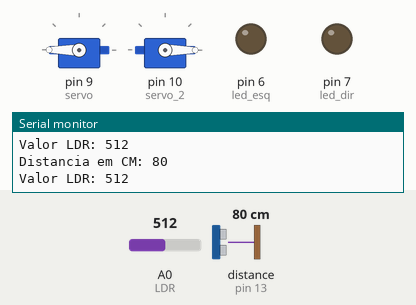
Recording of a sketch running on a simulated Arduino Uno, built with avr-gcc and run on an emulated ATmega328P. On the bench: 2 × servo, output pins drawn as LEDs (lit = HIGH), the last lines printed to the serial monitor. Wiring (inferred from the names in the program): ultrasonic range finder: trigger pin 12; echo pin 13. The test bench sets the inputs (shaded band); at power-on: distance to the obstacle (sensor on pin 13) 80 cm, A0 (LDR) = 512. The echo pulse lasts 58.3 µs per cm; pins used as bus, display or sensor lines are not drawn.

Above: at 1.2 s.
1.3 s: distance to the obstacle (sensor on pin 13) set to 24 cm
2.8 s: distance to the obstacle (sensor on pin 13) set to 19 cm
At 4.0 s:
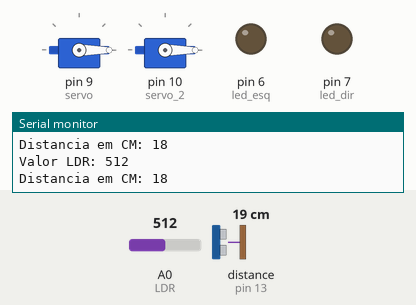
4.3 s: A0 (LDR) set to 266
5.8 s: A0 (LDR) set to 244
At 7.6 s:
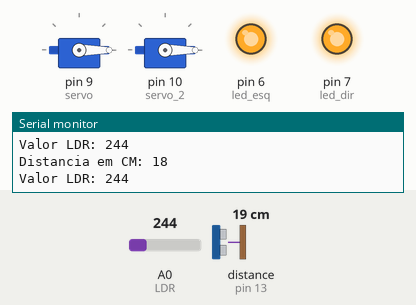
8.1 s: distance to the obstacle (sensor on pin 13) set to 35 cm
At 9.6 s:
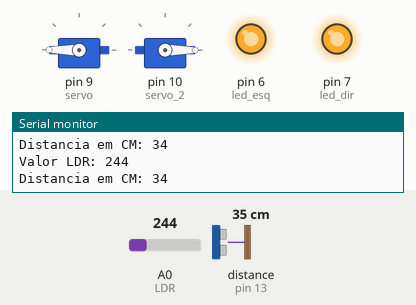
10.2 s: distance to the obstacle (sensor on pin 13) set to 2 cm
At 11.4 s:
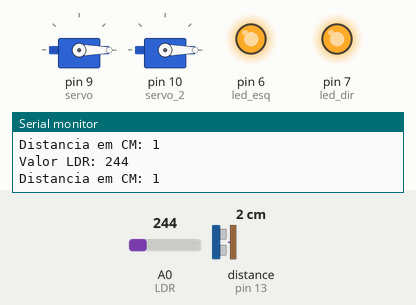
Timing chart, 0 to 12.7 s (numbered marks = the images above; inputs shaded):
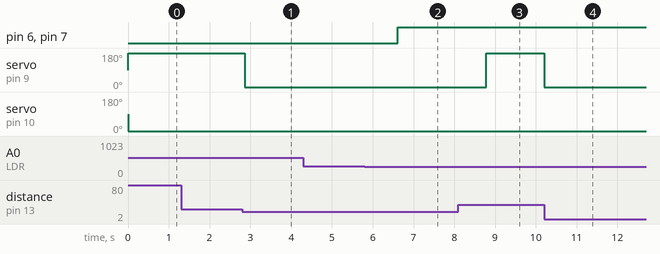

Measured:
- the behaviour switches between 22 and 21 cm on distance to the obstacle (sensor on pin 13) (found by bisection; images 0 and 1)
- the behaviour switches between 251 and 250 on A0 (LDR) (found by bisection; images 1 and 2)
- after the input at 2.8 s, servo on pin 9 (servo): 180° → 0° after 0.06 s
- after the input at 5.8 s, pin 6 (led_esq), pin 7 (led_dir): LOW → HIGH after 0.81 s
- after the input at 8.1 s, servo on pin 9 (servo): 0° → 180° after 0.69 s
- after the input at 10.2 s, servo on pin 9 (servo): 180° → 0° at once

The sketch:

Robot.ino
```cpp
#include <Servo.h>

Servo servo, servo_2;

#define echoPin 13 //Pino 13 recebe o pulso do echo
#define trigPin 12 //Pino 12 envia o pulso para gerar o echo

int LDR=A0;
int led_dir=7;
int led_esq=6;

void setup()
{
   Serial.begin(9600); //inicia a porta serial
   pinMode(echoPin, INPUT); // define o pino 13 como entrada (recebe)
   pinMode(trigPin, OUTPUT); // define o pino 12 como saida (envia)

   servo.attach(9);
   servo_2.attach(10);

   pinMode(led_dir,OUTPUT);
   pinMode(led_esq,OUTPUT);
}

void loop()
{
  //seta o pino 12 com um pulso baixo "LOW" ou desligado ou ainda 0
    digitalWrite(trigPin, LOW);
  // delay de 2 microssegundos
    delayMicroseconds(2);
  //seta o pino 12 com pulso alto "HIGH" ou ligado ou ainda 1
    digitalWrite(trigPin, HIGH);
  //delay de 10 microssegundos
    delayMicroseconds(10);
  //seta o pino 12 com pulso baixo novamente
    digitalWrite(trigPin, LOW);
  //pulseInt lê o tempo entre a chamada e o pino entrar em high
    long duration = pulseIn(echoPin,HIGH);
  //Esse calculo é baseado em s = v . t, lembrando que o tempo vem dobrado
  //porque é o tempo de ida e volta do ultrassom
    long distancia = duration /29 / 2 ;

Serial.print("Distancia em CM: ");
Serial.println(distancia);

frente();

if(distancia<=20)
{
para();
vira();
para();
}

int sensor = analogRead(LDR);

  Serial.print("Valor LDR: ");
  Serial.println(sensor);

  if(sensor<=250)
  {
    digitalWrite(led_dir,HIGH);
    digitalWrite(led_esq,HIGH);
  }
  else
  {
    digitalWrite(led_dir,LOW);
    digitalWrite(led_esq,LOW);
  }

delay(200); //espera 1 segundo para fazer a leitura novamente
}

void frente()
{
  servo.attach(9);
  servo.write(180);
  servo_2.attach(10);
  servo_2.write(0);
}


void tras()
{
  servo.attach(9);
  servo.write(0);
  servo_2.attach(10);
  servo_2.write(180);
}

void para()
{
  servo.detach();
  servo_2.detach();
}

void vira()
{
  servo.attach(9);
  servo.write(0);
  delay(785);
}
```
